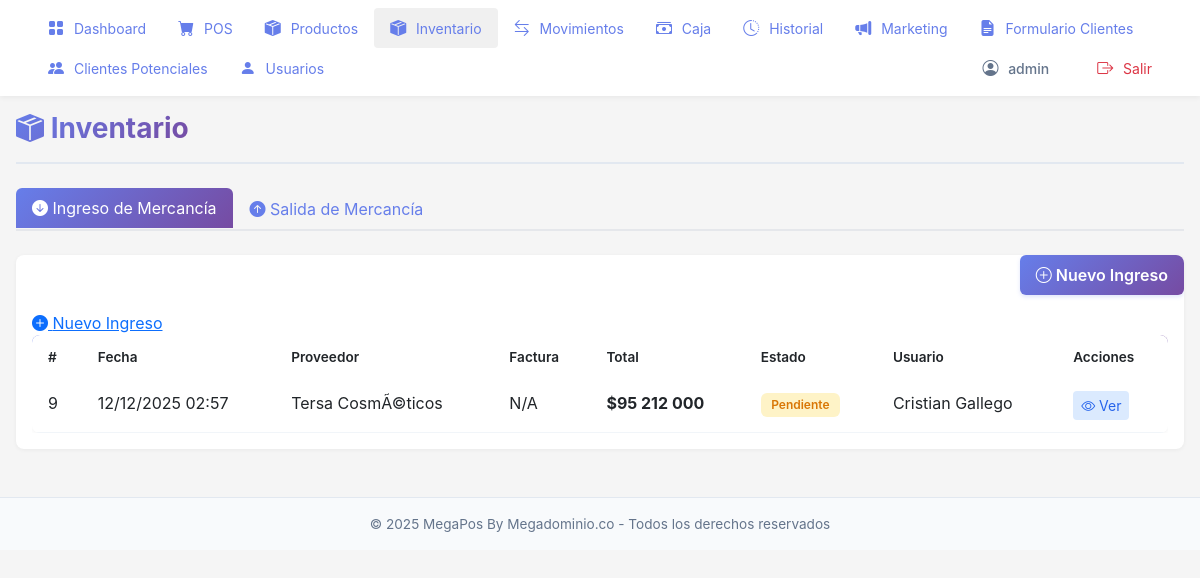
Screenshot of /inventario/ (signed in) with the database file from the repository.
### pos/models.py (models this page shows, shortened)
class IngresoMercancia(models.Model):
    fecha = models.DateTimeField(
        default=timezone.now,
        db_index=True,
        verbose_name='Fecha'
    )
    proveedor = models.CharField(
        max_length=200,
        verbose_name='Proveedor'
    )
    numero_factura = models.CharField(
        max_length=100,
        null=True,
        blank=True,
        verbose_name='Número de Factura'
    )
    total = models.IntegerField(
        default=0,
        verbose_name='Total'
    )
    observaciones = models.TextField(
        null=True,
        blank=True,
        verbose_name='Observaciones'
    )
    usuario = models.ForeignKey(
        User,
        on_delete=models.PROTECT,
        related_name='ingresos_mercancia',
        verbose_name='Usuario'
    )
    completado = models.BooleanField(
        default=False,
        verbose_name='Completado'
    )
    class Meta:
        verbose_name = 'Ingreso de Mercancía'
        verbose_name_plural = 'Ingresos de Mercancía'
        ordering = ['-fecha']

### pos/views.py (the view)
# urls.py: path('inventario/', views.inventario_view, name='inventario'),
@login_required
@requiere_rol('Administradores', 'Inventario')
def inventario_view(request):
    from django.core.paginator import Paginator, EmptyPage, PageNotAnInteger
    ingresos_list = IngresoMercancia.objects.all().order_by('-fecha')
    salidas_list = SalidaMercancia.objects.all().order_by('-fecha')
    paginator_ingresos = Paginator(ingresos_list, 20)
    paginator_salidas = Paginator(salidas_list, 20)
    page = request.GET.get('page', 1)
    try:
        ingresos = paginator_ingresos.page(page)
    except PageNotAnInteger:
        ingresos = paginator_ingresos.page(1)
    except EmptyPage:
        ingresos = paginator_ingresos.page(paginator_ingresos.num_pages)
    try:
        salidas = paginator_salidas.page(page)
    except PageNotAnInteger:
        salidas = paginator_salidas.page(1)
    except EmptyPage:
        salidas = paginator_salidas.page(paginator_salidas.num_pages)
    tipo_activo = request.GET.get('tipo', 'ingreso')  # 'ingreso' o 'salida'
    context = {
        'ingresos': ingresos,
        'salidas': salidas,
        'tipo_activo': tipo_activo,
    }
    return render(request, 'pos/inventario.html', context)

### pos/context_processors.py (called while the page is built)
def sistema_info(request):
    return {
        'SISTEMA_NOMBRE': 'MegaPos By Megadominio.co',
        'SISTEMA_VERSION': '1.0',
        'DEBUG': settings.DEBUG,
    }

### pos/views.py (called while the page is built)
def requiere_rol(*nombres_roles):
    def decorator(view_func):
        @wraps(view_func)
        def wrapper(request, *args, **kwargs):
            if not request.user.is_authenticated:
                messages.error(request, 'Debes iniciar sesión para acceder')
                return redirect('pos:login')
            if request.user.is_superuser:
                return view_func(request, *args, **kwargs)
            if not tiene_rol(request.user, *nombres_roles):
                messages.error(request, 'No tienes permisos para acceder a esta sección')
                return redirect('pos:home')
            return view_func(request, *args, **kwargs)
        return wrapper
    return decorator

### pos/templates/pos/inventario.html (shortened to what this page needs)
{% extends 'pos/base.html' %}
{% load humanize %}
{% block content %}
<div class="page-container">
    <div class="page-header">
        <h1><i class="bi bi-box-seam-fill"></i> Inventario</h1>
    </div>
    <ul class="nav nav-tabs mb-4" style="border-bottom: 2px solid #e5e7eb;">
        <li class="nav-item">
            <a class="nav-link {% if tipo_activo == 'ingreso' %}active{% endif %}"
               href="{% url 'pos:inventario' %}?tipo=ingreso"
               style="{% if tipo_activo == 'ingreso' %}background: linear-gradient(135deg, #667eea 0%, #764ba2 100%); color: white; border: none;{% else %}color: #667eea;{% endif %}">
                <i class="bi bi-arrow-down-circle-fill"></i> Ingreso de Mercancía
            </a>
        </li>
        <li class="nav-item">
            <a class="nav-link {% if tipo_activo == 'salida' %}active{% endif %}"
               href="{% url 'pos:inventario' %}?tipo=salida"
               style="{% if tipo_activo == 'salida' %}background: linear-gradient(135deg, #667eea 0%, #764ba2 100%); color: white; border: none;{% else %}color: #667eea;{% endif %}">
                <i class="bi bi-arrow-up-circle-fill"></i> Salida de Mercancía
            </a>
        </li>
    </ul>
    {% if tipo_activo == 'ingreso' %}
    <div class="card-modern">
        <div class="card-header-modern">
            <div class="d-flex justify-content-between align-items-center">
                <h3 style="margin: 0; color: white;">Ingreso de Mercancía</h3>
                {% if es_inventario or es_administrador %}
                <a href="{% url 'pos:crear_ingreso' %}" class="btn btn-primary-pos">
                    <i class="bi bi-plus-circle"></i> Nuevo Ingreso
                </a>
                {% endif %}
            </div>
        </div>
        <div class="card-body">
            {% if es_inventario or es_administrador %}
            <a href="{% url 'pos:crear_ingreso' %}" class="btn-nuevo-mobile">
                <i class="bi bi-plus-circle-fill"></i> Nuevo Ingreso
            </a>
            {% endif %}
            <div class="table-responsive">
                <table class="table-modern table">
                    <thead>
                    <tr>
                        <th>#</th>
                        <th>Fecha</th>
                        <th>Proveedor</th>
                        <th>Factura</th>
                        <th>Total</th>
                        <th>Estado</th>
                        <th>Usuario</th>
                        <th>Acciones</th>
                    </tr>
                </thead>
                <tbody>
                    {% for ingreso in ingresos %}
                    <tr>
                        <td>{{ ingreso.id }}</td>
                        <td>{{ ingreso.fecha|date:"d/m/Y H:i" }}</td>
                        <td>{{ ingreso.proveedor }}</td>
                        <td>{{ ingreso.numero_factura|default:"N/A" }}</td>
                        <td><strong>${{ ingreso.total|intcomma }}</strong></td>
                        <td>
                            {% if ingreso.completado %}
                            <span class="badge badge-modern badge-success-modern">Completado</span>
                            {% else %}
                            <span class="badge badge-modern badge-warning-modern">Pendiente</span>
                            {% endif %}
                        </td>
                        <td>
                            {% if ingreso.usuario %}
                                {{ ingreso.usuario.get_full_name|default:ingreso.usuario.username }}
                            {% else %}
                                Sistema
                            {% endif %}
                        </td>
                        <td>
                            {% if es_inventario or es_administrador %}
                            <a href="{% url 'pos:detalle_ingreso' ingreso.id %}" class="btn btn-sm" style="background: #dbeafe; color: #2563eb; border: none;">
                                <i class="bi bi-eye"></i> Ver
                            </a>
                            {% endif %}
                        </td>
                    </tr>
                    {% empty %}
                    <tr>
                        <td colspan="8" class="text-center text-muted">No hay ingresos registrados</td>
                    </tr>
                    {% endfor %}
                </tbody>
                </table>
            </div>
        </div>
    </div>
    {% endif %}
</div>
{% endblock %}

### pos/templates/pos/base.html (shortened to what this page needs)
<!DOCTYPE html>
<html lang="es">
<head>
    <link href="https://cdn.jsdelivr.net/npm/bootstrap@5.3.0/dist/css/bootstrap.min.css" rel="stylesheet">
    <link rel="stylesheet" href="https://cdn.jsdelivr.net/npm/bootstrap-icons@1.11.0/font/bootstrap-icons.css">
</head>
<body>
    {% load humanize %}
    {% if user.is_authenticated %}
    <nav class="top-nav">
        <ul class="nav-menu">
            <li class="nav-item">
                <a href="{% url 'pos:home' %}" class="nav-link-custom {% if request.path == '/' %}active{% endif %}">
                    <i class="bi bi-grid-fill"></i> Dashboard
                </a>
            </li>
            <li class="nav-item">
                <a href="{% url 'pos:vender' %}" class="nav-link-custom {% if 'vender' in request.path %}active{% endif %}">
                    <i class="bi bi-cart-fill"></i> POS
                </a>
            </li>
            <li class="nav-item">
                <a href="{% url 'pos:productos' %}" class="nav-link-custom {% if 'productos' in request.path %}active{% endif %}">
                    <i class="bi bi-box-seam-fill"></i> Productos
                </a>
            </li>
            <li class="nav-item">
                <a href="{% url 'pos:inventario' %}" class="nav-link-custom {% if 'inventario' in request.path or 'ingreso-mercancia' in request.path or 'salida-mercancia' in request.path %}active{% endif %}">
                    <i class="bi bi-box-seam-fill"></i> Inventario
                </a>
            </li>
            <li class="nav-item">
                <a href="{% url 'pos:movimientos_inventario' %}" class="nav-link-custom {% if 'movimientos-inventario' in request.path %}active{% endif %}">
                    <i class="bi bi-arrow-left-right"></i> Movimientos
                </a>
            </li>
            <li class="nav-item">
                <a href="{% url 'pos:caja' %}" class="nav-link-custom {% if 'caja' in request.path and 'caja-gastos' not in request.path %}active{% endif %}">
                    <i class="bi bi-cash-stack"></i> Caja
                </a>
            </li>
            <li class="nav-item">
                <a href="{% url 'pos:lista_ventas' %}" class="nav-link-custom {% if 'ventas' in request.path or 'historial' in request.path %}active{% endif %}">
                    <i class="bi bi-clock-history"></i> Historial
                </a>
            </li>
            <li class="nav-item">
                <a href="{% url 'pos:marketing' %}" class="nav-link-custom {% if 'marketing' in request.path %}active{% endif %}">
                    <i class="bi bi-megaphone-fill"></i> Marketing
                </a>
            </li>
            <li class="nav-item">
                <a href="{% url 'pos:formulario_clientes' %}" class="nav-link-custom {% if 'formulario-clientes' in request.path %}active{% endif %}">
                    <i class="bi bi-file-earmark-text-fill"></i> Formulario Clientes
                </a>
            </li>
            <li class="nav-item">
                <a href="{% url 'pos:clientes_potenciales' %}" class="nav-link-custom {% if 'clientes-potenciales' in request.path %}active{% endif %}">
                    <i class="bi bi-people-fill"></i> Clientes Potenciales
                </a>
            </li>
            {% if user.is_staff %}
            <li class="nav-item">
                <a href="{% url 'pos:usuarios' %}" class="nav-link-custom {% if 'usuarios' in request.path %}active{% endif %}">
                    <i class="bi bi-person-fill"></i> Usuarios
                </a>
            </li>
            {% endif %}
            <li class="nav-item ms-auto" style="display: flex; align-items: center; gap: 1rem;">
                <span class="nav-link-custom" style="color: #64748b; font-weight: 500; cursor: default;">
                    <i class="bi bi-person-circle"></i> {{ user.get_full_name|default:user.username }}
                </span>
                <a href="#" class="nav-link-custom text-danger" id="logout-link">
                    <i class="bi bi-box-arrow-right"></i> Salir
                </a>
            </li>
        </ul>
    </nav>
    <div class="main-container">
        {% block content %}{% endblock %}
    </div>
    {% else %}
    <div class="container">
        {% block full_content %}{% endblock %}
    </div>
    {% endif %}
    {% if user.is_authenticated %}
    <footer style="background: #f8fafc; border-top: 1px solid #e2e8f0; padding: 1rem; text-align: center; color: #64748b; font-size: 0.85rem; margin-top: 2rem;">
        <p style="margin: 0;">
            &copy; {% now "Y" %} MegaPos By Megadominio.co - Todos los derechos reservados
        </p>
    </footer>
    {% endif %}
</body>
</html>

### pos/templates/pos/base.html (style rules this page uses)
* { margin: 0; padding: 0; box-sizing: border-box; }
body { font-family: -apple-system, BlinkMacSystemFont, 'Segoe UI', Roboto, Oxygen, Ubuntu, sans-serif; background: #f5f5f5; color: #333; margin: 0; padding: 0; width: 100%; overflow-x: hidden; }
.top-nav { background: white; box-shadow: 0 2px 5px rgba(0,0,0,0.05); padding: 0.5rem 2rem; position: sticky; top: 0; z-index: 1000; display: flex; align-items: center; justify-content: space-between; }
.nav-menu { display: flex; list-style: none; margin: 0; padding: 0; flex-wrap: wrap; flex: 1; }
.nav-item { flex: 0 0 auto; }
.nav-link-custom { display: inline-block; padding: 0.5rem 1rem; color: #667eea; text-decoration: none; border-radius: 4px; transition: background 0.2s; white-space: nowrap; font-size: 14px; }
.nav-link-custom:hover, .nav-link-custom.active { background: #f0f0f0; }
.nav-link-custom i { margin-right: 6px; font-size: 16px; }
.main-container { padding: 0; margin: 0; width: 100%; box-sizing: border-box; }
.card-modern { background: white; border-radius: 8px; box-shadow: 0 1px 4px rgba(0,0,0,0.05); border: none; overflow: hidden; }
.card-modern .card-body { padding: 1rem; }
.btn-primary-pos { background: linear-gradient(135deg, #667eea 0%, #764ba2 100%); color: white; border: none; border-radius: 6px; padding: 0.5rem 1rem; font-weight: 600; transition: all 0.2s ease; box-shadow: 0 2px 4px rgba(102, 126, 234, 0.2); }
.table-modern { background: white; border-radius: 8px; overflow: hidden; box-shadow: 0 1px 4px rgba(0,0,0,0.05); }
.table-modern thead { background: linear-gradient(135deg, #667eea 0%, #764ba2 100%); color: white; }
.table-modern thead th { border: none; padding: 0.75rem 1rem; font-weight: 600; font-size: 0.85rem; }
.table-modern tbody tr { transition: all 0.2s ease; }
.table-modern tbody td { padding: 0.75rem 1rem; border-bottom: 1px solid #f1f5f9; }
.badge-modern { padding: 0.35rem 0.65rem; border-radius: 6px; font-weight: 600; font-size: 0.75rem; }
.badge-warning-modern { background: #fef3c7; color: #d97706; }
.page-container { padding: 1rem; max-width: 1400px; margin: 0 auto; }
.page-header { display: flex; justify-content: space-between; align-items: center; margin-bottom: 1.5rem; padding-bottom: 1rem; border-bottom: 2px solid #e2e8f0; }
.page-header h1 { font-size: 1.75rem; font-weight: 700; background: linear-gradient(135deg, #667eea 0%, #764ba2 100%); -webkit-background-clip: text; -webkit-text-fill-color: transparent; background-clip: text; margin: 0; }
.table { margin-bottom: 0; }
.table thead { background: linear-gradient(135deg, #667eea 0%, #764ba2 100%); color: white; }
.table thead th { border: none; font-weight: 600; }
.table tbody tr { transition: all 0.2s ease; }
.badge { padding: 0.35rem 0.65rem; border-radius: 6px; font-weight: 600; }

### rows the page displays
IngresoMercancia: id "9", fecha "12/12/2025 02:57", proveedor "Tersa CosmÃ©ticos", numero_factura "N/A", total "95 212 000", completado "Pendiente", usuario.get_full_name "Cristian Gallego"

### other values shown
{{ user.get_full_name|default:user.username }} "admin"
